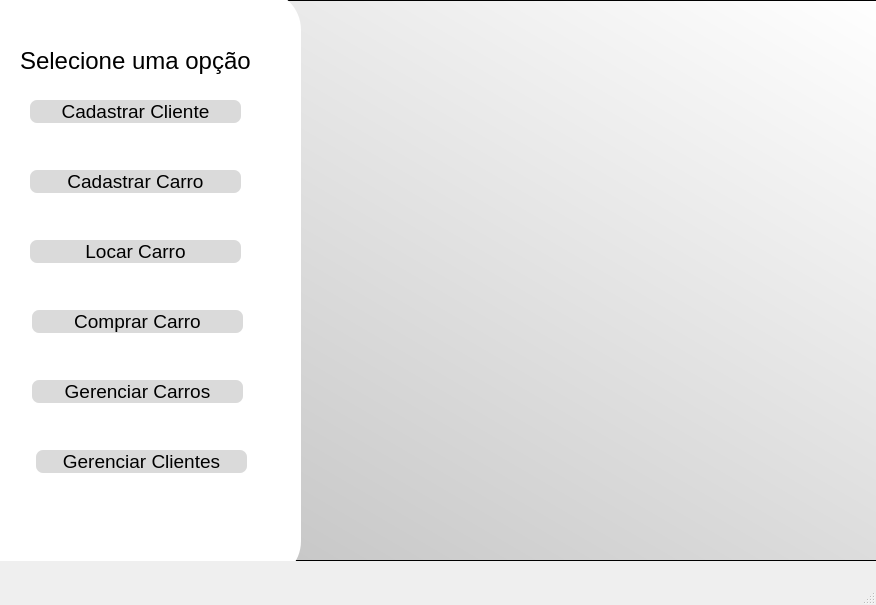
<?xml version="1.0" encoding="UTF-8"?>
<ui version="4.0">
 <class>MainWindow</class>
 <widget class="QMainWindow" name="MainWindow">
  <property name="geometry">
   <rect>
    <x>0</x>
    <y>0</y>
    <width>876</width>
    <height>605</height>
   </rect>
  </property>
  <property name="windowTitle">
   <string>MainWindow</string>
  </property>
  <widget class="QWidget" name="centralwidget">
   <widget class="QFrame" name="frame">
    <property name="geometry">
     <rect>
      <x>0</x>
      <y>0</y>
      <width>881</width>
      <height>561</height>
     </rect>
    </property>
    <property name="styleSheet">
     <string notr="true">background-color: qlineargradient(spread:pad, x1:0.085, y1:1, x2:1, y2:0, stop:0 rgba(192, 192, 192, 255), stop:1 rgba(255, 255, 255, 255));</string>
    </property>
    <property name="frameShape">
     <enum>QFrame::StyledPanel</enum>
    </property>
    <property name="frameShadow">
     <enum>QFrame::Raised</enum>
    </property>
    <widget class="QFrame" name="frame_2">
     <property name="geometry">
      <rect>
       <x>-60</x>
       <y>-10</y>
       <width>361</width>
       <height>591</height>
      </rect>
     </property>
     <property name="styleSheet">
      <string notr="true">background-color: rgb(255, 255, 255);
border-radius:40;</string>
     </property>
     <property name="frameShape">
      <enum>QFrame::StyledPanel</enum>
     </property>
     <property name="frameShadow">
      <enum>QFrame::Raised</enum>
     </property>
     <widget class="QPushButton" name="abtn">
      <property name="geometry">
       <rect>
        <x>90</x>
        <y>110</y>
        <width>211</width>
        <height>23</height>
       </rect>
      </property>
      <property name="font">
       <font>
        <pointsize>14</pointsize>
       </font>
      </property>
      <property name="cursor">
       <cursorShape>PointingHandCursor</cursorShape>
      </property>
      <property name="styleSheet">
       <string notr="true">background-color: rgb(218, 218, 218);
color: rgb(0, 0, 0);
border-radius:7;</string>
      </property>
      <property name="text">
       <string>Cadastrar Cliente</string>
      </property>
     </widget>
     <widget class="QPushButton" name="cad_car">
      <property name="geometry">
       <rect>
        <x>90</x>
        <y>180</y>
        <width>211</width>
        <height>23</height>
       </rect>
      </property>
      <property name="font">
       <font>
        <pointsize>14</pointsize>
       </font>
      </property>
      <property name="cursor">
       <cursorShape>PointingHandCursor</cursorShape>
      </property>
      <property name="styleSheet">
       <string notr="true">background-color: rgb(218, 218, 218);
color: rgb(0, 0, 0);
border-radius:7;</string>
      </property>
      <property name="text">
       <string>Cadastrar Carro</string>
      </property>
     </widget>
     <widget class="QPushButton" name="pushButton_3">
      <property name="geometry">
       <rect>
        <x>90</x>
        <y>250</y>
        <width>211</width>
        <height>23</height>
       </rect>
      </property>
      <property name="font">
       <font>
        <pointsize>14</pointsize>
       </font>
      </property>
      <property name="cursor">
       <cursorShape>PointingHandCursor</cursorShape>
      </property>
      <property name="styleSheet">
       <string notr="true">background-color: rgb(218, 218, 218);
color: rgb(0, 0, 0);
border-radius:7;</string>
      </property>
      <property name="text">
       <string>Locar Carro</string>
      </property>
     </widget>
     <widget class="QPushButton" name="comprar_btn">
      <property name="geometry">
       <rect>
        <x>92</x>
        <y>320</y>
        <width>211</width>
        <height>23</height>
       </rect>
      </property>
      <property name="font">
       <font>
        <pointsize>14</pointsize>
       </font>
      </property>
      <property name="cursor">
       <cursorShape>PointingHandCursor</cursorShape>
      </property>
      <property name="styleSheet">
       <string notr="true">background-color: rgb(218, 218, 218);
color: rgb(0, 0, 0);
border-radius:7;</string>
      </property>
      <property name="text">
       <string>Comprar Carro</string>
      </property>
     </widget>
     <widget class="QLabel" name="label">
      <property name="geometry">
       <rect>
        <x>80</x>
        <y>50</y>
        <width>231</width>
        <height>41</height>
       </rect>
      </property>
      <property name="font">
       <font>
        <pointsize>18</pointsize>
       </font>
      </property>
      <property name="text">
       <string>Selecione uma opção</string>
      </property>
     </widget>
     <widget class="QPushButton" name="pushButton_5">
      <property name="geometry">
       <rect>
        <x>92</x>
        <y>390</y>
        <width>211</width>
        <height>23</height>
       </rect>
      </property>
      <property name="font">
       <font>
        <pointsize>14</pointsize>
       </font>
      </property>
      <property name="cursor">
       <cursorShape>PointingHandCursor</cursorShape>
      </property>
      <property name="styleSheet">
       <string notr="true">background-color: rgb(218, 218, 218);
color: rgb(0, 0, 0);
border-radius:7;</string>
      </property>
      <property name="text">
       <string>Gerenciar Carros</string>
      </property>
     </widget>
     <widget class="QPushButton" name="ger_cli">
      <property name="geometry">
       <rect>
        <x>96</x>
        <y>460</y>
        <width>211</width>
        <height>23</height>
       </rect>
      </property>
      <property name="font">
       <font>
        <pointsize>14</pointsize>
       </font>
      </property>
      <property name="cursor">
       <cursorShape>PointingHandCursor</cursorShape>
      </property>
      <property name="styleSheet">
       <string notr="true">background-color: rgb(218, 218, 218);
color: rgb(0, 0, 0);
border-radius:7;</string>
      </property>
      <property name="text">
       <string>Gerenciar Clientes</string>
      </property>
     </widget>
    </widget>
   </widget>
  </widget>
  <widget class="QMenuBar" name="menubar">
   <property name="geometry">
    <rect>
     <x>0</x>
     <y>0</y>
     <width>876</width>
     <height>21</height>
    </rect>
   </property>
  </widget>
  <widget class="QStatusBar" name="statusbar"/>
 </widget>
 <resources/>
 <connections/>
</ui>
